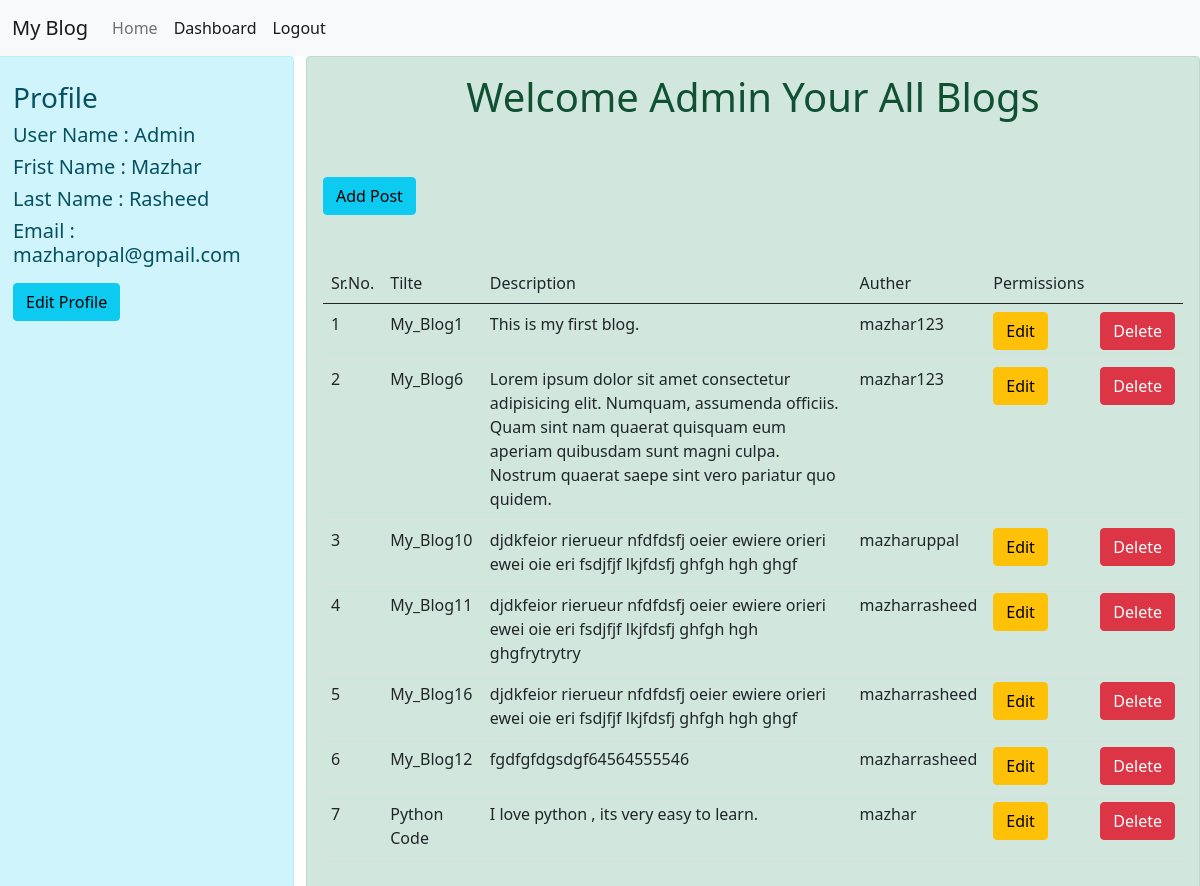
Screenshot of /dashboard/ (signed in) with the database file from the repository.
### home/models.py (models this page shows)
class Blog(models.Model):
    title=models.CharField(max_length=100)
    description=models.CharField(max_length=300)
    user=models.ForeignKey(User,on_delete=models.RESTRICT,default=2)

### home/views.py (the view)
# urls.py: path('dashboard/', views.dashboard,name="dashboard"),
def dashboard(request):
  if request.user.is_authenticated:
    if request.user.is_superuser==True:
      myblog=Blog.objects.all()
      data={'myblog':myblog}
      pass
    else:
      user=request.user
      myblog=Blog.objects.filter(user=user)
      gps=user.groups.all()
      data={'myblog':myblog,'groups':gps}
    return render(request,'dashboard.html',data)
  else:
    return redirect('signin')

### templates/dashboard.html (shortened to what this page needs)
{% extends 'base.html' %}
{% load crispy_forms_tags %}
{% block content %}
<div class="row justify-content-center">
  <div class="col-3  justify-content-center alert alert-info">
    <h3 class='m-2' class="">Profile</h3>
    <h5 class="m-2">User Name : {{request.user|title}}
      </h5>
    <h5 class="m-2">Frist Name : {{request.user.first_name|title}}</h5>
    <h5 class="m-2">Last Name : {{request.user.last_name|title}}</h5>
    <h5 class="m-2">Email : {{request.user.email}}</h5>
    <a class="btn btn-info m-2" href={% url 'editprofile' request.user.id %}>Edit Profile</a>
  </div>
  <div class="col-9    justify-content-center">
    <div class="col-12 alert alert-success">
      <h1 class="text-center">Welcome {{request.user|title}} Your All Blogs </h1>
      {% if perms.home.add_blog %}
      <a class="btn btn-info mb-5 mt-5" href="/postblog/">Add Post</a>
      {% else %}
      <h3 class="m-3">No Add Blog Permission</h3>
      {% endif %}
      <table class="table">
        <thead>
          <tr>
            <td>Sr.No.</td>
            <td>Tilte</td>
            <td>Description</td>
            <td>Auther</td>
            <td>Permissions</td>
            <td></td>
          </tr>
        </thead>
        <tbody>
          {% for blog in myblog %}
          <tr>
            <td>{{forloop.counter}}</td>
            <td>{{blog.title}}</td>
            <td>{{blog.description}}</td>
            <td>{{blog.user}}</td>
            <td>
              {% if perms.home.change_blog %}
              <a class="btn btn-warning" href={% url 'editdata' id=blog.id %}>Edit</a>
              {% else %}
              <p>No Edit </p>
              {% endif%}
            </td>
            <td>
              {% if perms.home.delete_blog %}
              <form action="{% url 'deletedata' id=blog.id %}" method="POST">
                <input class="btn btn-danger" type="submit" value="Delete">
              </form>
              {% else %}
              <p>No Delete Permission </p>
              {% endif%}
            </td>
          </tr>
          {% endfor %}
        </tbody>
      </table>
    </div>
  </div>
</div>
{% endblock content %}

### rows the page displays
Blog: title "My_Blog1", description "This is my first blog.", user "mazhar123"
Blog: title "My_Blog6", description "Lorem ipsum dolor sit amet consectetur adipisicing elit. Numquam, assumenda officiis. Quam sint nam quaerat quisquam eum aperiam quibusdam sunt magni culpa. Nostrum quaerat saepe sint vero pariatur quo quidem.", user "mazhar123"
Blog: title "My_Blog10", description "djdkfeior rierueur nfdfdsfj oeier ewiere orieri ewei oie eri fsdjfjf lkjfdsfj ghfgh hgh ghgf", user "mazharuppal"
Blog: title "My_Blog11", description "djdkfeior rierueur nfdfdsfj oeier ewiere orieri ewei oie eri fsdjfjf lkjfdsfj ghfgh hgh ghgfrytrytry", user "mazharrasheed"
Blog: title "My_Blog16", description "djdkfeior rierueur nfdfdsfj oeier ewiere orieri ewei oie eri fsdjfjf lkjfdsfj ghfgh hgh ghgf", user "mazharrasheed"
Blog: title "My_Blog12", description "fgdfgfdgsdgf64564555546", user "mazharrasheed"
Blog: title "Python Code", description "I love python , its very easy to learn.", user "mazhar"

### other values shown
{{ request.user|title }} "Admin"
{{ request.user.first_name|title }} "Mazhar"
{{ request.user.last_name|title }} "Rasheed"
{{ request.user.email }} "mazharopal@gmail.com"
